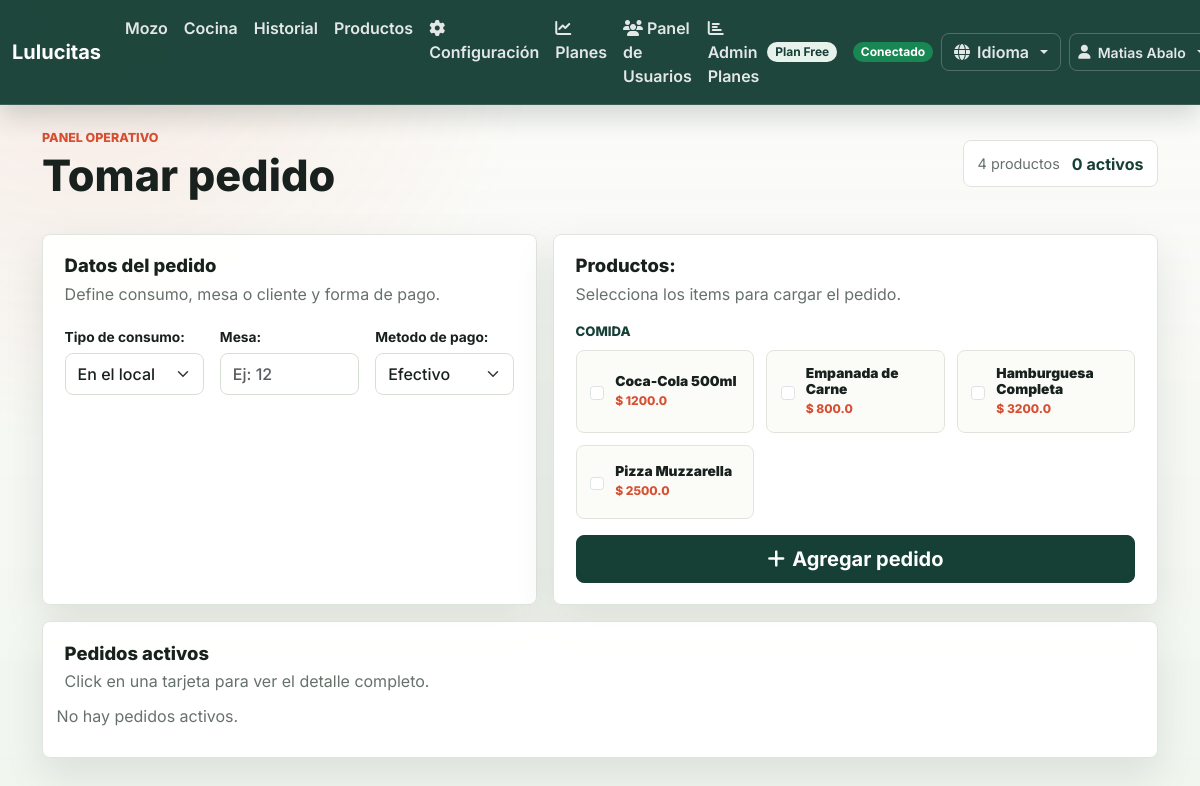
/ (signed in), run on the app's committed database.
### models.py (models this page shows, shortened)
class Restaurante(db.Model):
    id = db.Column(db.Integer, primary_key=True)
    nombre = db.Column(db.String(100), nullable=False)
    slug = db.Column(db.String(50), unique=True, nullable=False)
    direccion = db.Column(db.String(200))
    telefono = db.Column(db.String(20))
    email_contacto = db.Column(db.String(120))
    moneda = db.Column(db.String(10), default="$")
    zona_horaria = db.Column(db.String(50), default="America/Argentina/Buenos_Aires")
    plan = db.Column(db.String(20), default="free")
    fecha_creacion = db.Column(db.DateTime, default=datetime.now)
    activo = db.Column(db.Boolean, default=True)
    api_key = db.Column(db.String(64), unique=True)

class Usuario(UserMixin, db.Model):
    id = db.Column(db.Integer, primary_key=True)
    email = db.Column(db.String(120), unique=True, nullable=False)
    password_hash = db.Column(db.String(128))
    nombre = db.Column(db.String(100), nullable=False)
    es_admin = db.Column(db.Boolean, default=False)
    es_superadmin = db.Column(db.Boolean, default=False)
    activo = db.Column(db.Boolean, default=False)  # por defecto inactivo hasta confirmar email
    confirmado = db.Column(db.Boolean, default=False)
    token_confirmacion = db.Column(db.String(128), nullable=True)
    fecha_creacion = db.Column(db.DateTime, default=datetime.now)
    restaurante_id = db.Column(db.Integer, db.ForeignKey('restaurante.id'), nullable=True)
    restaurante = db.relationship('Restaurante', backref='usuarios')

class Producto(db.Model):
    id = db.Column(db.Integer, primary_key=True)
    nombre = db.Column(db.String(100), nullable=False)
    precio = db.Column(db.Float, nullable=False)
    categoria = db.Column(db.String(30), nullable=False, default="comida")
    activo = db.Column(db.Boolean, default=True)
    restaurante_id = db.Column(db.Integer, db.ForeignKey('restaurante.id'), nullable=False)
    restaurante = db.relationship('Restaurante')

### app.py (the view, shortened to what this page needs)
@app.route("/")
def index_redirect():
    return index_logueado()

### app.py (called while the page is built)
def get_locale():
    if 'language' in session:
        return session['language']
    return 'es'  # Idioma por defecto

@login_manager.user_loader
def load_user(user_id):
    try:
        return Usuario.query.get(int(user_id))
    except Exception as e:
        print(f"Error cargando usuario {user_id}: {e}")
        return None

def get_user_restaurante():
    if not current_user.is_authenticated:
        return None
    return current_user.restaurante_id

@app.route("/dashboard")
@login_required
def index_logueado():
    try:
        restaurante_id = get_user_restaurante()
        productos = Producto.query.filter_by(restaurante_id=restaurante_id, activo=True)\
                                  .order_by(Producto.categoria.asc(), Producto.nombre.asc()).all()
        pedidos = Pedido.query.filter_by(restaurante_id=restaurante_id)\
                             .filter(Pedido.estado != "Entregado")\
                             .order_by(Pedido.fecha.desc()).all()
        return render_template(
            "index.html",
            productos=productos,
            pedidos=pedidos,
            categorias=PRODUCTO_CATEGORIAS
        )
    except Exception as e:
        flash(f'Error cargando dashboard: {str(e)}', 'error')
        return redirect(url_for('setup_inicial'))

### simple_translations.py (called while the page is built)
def get_translation(text, locale='es'):
    if locale in TRANSLATIONS and text in TRANSLATIONS[locale]:
        return TRANSLATIONS[locale][text]
    return text  # Retorna el texto original si no hay traducción

### templates/index.html (shortened to what this page needs)
{% extends "base.html" %}
{% block content %}
<div class="app-dashboard">
  <header class="page-heading">
    <div>
      <span class="section-label">Panel operativo</span>
      <h1>{{ _('Tomar pedido') }}</h1>
    </div>
    <div class="page-stats">
      <span>{{ productos|length }} productos</span>
      <strong>{{ pedidos|length }} activos</strong>
    </div>
  </header>
  <form method="POST" action="{{ url_for('crear_pedido') }}" class="order-layout">
    <section class="surface order-form">
      <div class="section-heading">
        <h2>Datos del pedido</h2>
        <p>Define consumo, mesa o cliente y forma de pago.</p>
      </div>
      <div class="row g-3">
        <div class="col-md-4">
          <label class="form-label">{{ _('Tipo de consumo:') }}</label>
          <select name="tipo_consumo" id="tipo_consumo" class="form-select" required>
            <option value="Local">{{ _('En el local') }}</option>
          </select>
        </div>
        <div class="col-md-4" id="div_mesa">
          <label class="form-label">{{ _('Mesa:') }}</label>
          <input type="text" name="mesa" id="mesa_input" class="form-control" placeholder="Ej: 12">
        </div>
        <div class="col-md-4">
          <label class="form-label">{{ _('Metodo de pago:') }}</label>
          <select name="metodo_pago" id="metodo_pago" class="form-select" required>
            <option value="Efectivo">{{ _('Efectivo') }}</option>
          </select>
        </div>
      </div>
    </section>
    <section class="surface product-picker">
      <div class="section-heading">
        <h2>{{ _('Productos:') }}</h2>
        <p>Selecciona los items para cargar el pedido.</p>
      </div>
      <div class="product-category-list">
        {% for key, label in categorias %}
          {% set productos_categoria = productos|selectattr('categoria', 'equalto', key)|list %}
          {% if productos_categoria %}
          <div class="product-category-group">
            <h3>{{ label }}</h3>
            <div class="product-grid">
              {% for producto in productos_categoria %}
              <label class="product-tile" for="prod{{ producto.id }}">
                <input class="form-check-input" type="checkbox" name="producto" value="{{ producto.id }}" id="prod{{ producto.id }}">
                <span>
                  <strong>{{ producto.nombre }}</strong>
                  <small>$ {{ producto.precio }}</small>
                </span>
              </label>
              {% endfor %}
            </div>
          </div>
          {% endif %}
        {% endfor %}
      </div>
      <button type="submit" class="btn btn-primary btn-lg order-submit">
        <i class="fas fa-plus"></i> {{ _('Agregar pedido') }}
      </button>
    </section>
  </form>
  <section class="surface active-orders">
    <div class="section-heading">
      <h2>{{ _('Pedidos activos') }}</h2>
      <p>Click en una tarjeta para ver el detalle completo.</p>
    </div>
    <div class="row g-3">
      {% for pedido in pedidos %}
      <div class="col-12 col-md-6 col-xl-4">
        <div class="order-card pedido-activo-card"
             data-mesa="{{ pedido.mesa or '' }}"
             data-nombre="{{ pedido.nombre_cliente or '' }}"
             data-direccion="{{ pedido.direccion_cliente or '' }}"
             data-metodo_pago="{{ pedido.metodo_pago }}"
             data-fecha="{{ pedido.fecha.strftime('%d/%m/%Y %H:%M') }}"
             data-ticket="{{ pedido.ticket_numero or '' }}"
             data-titular="{{ pedido.titular or '' }}"
             data-transferencia="{{ pedido.transferencia_info or '' }}"
             data-deuda="{{ pedido.deuda_nombre or '' }}">
          <div class="order-card-head">
            {% if pedido.tipo_consumo == "Local" %}
              <strong>{{ _('Mesa') }} {{ pedido.mesa }}</strong>
            {% else %}
              <strong>{{ pedido.nombre_cliente }}</strong>
            {% endif %}
            <span class="status-chip">{{ pedido.metodo_pago }}</span>
          </div>
          <ul class="list-group list-group-flush order-items">
            {% for item in pedido.items %}
              <li class="list-group-item">
                <span>
                  {% if item.cantidad > 1 %}{{ item.cantidad }}x {% endif %}{{ item.producto.nombre }}
                </span>
                <strong>${{ item.producto.precio * item.cantidad }}</strong>
              </li>
            {% endfor %}
          </ul>
          <div class="order-total">
            <span>Total</span>
            <strong>${{ pedido.total }}</strong>
          </div>
          <div class="card-actions">
            <a href="{{ url_for('editar_pedido', pedido_id=pedido.id) }}" class="btn btn-warning btn-sm">
              <i class="fas fa-pen"></i> {{ _('Editar') }}
            </a>
            <form method="POST" action="{{ url_for('borrar_pedido', pedido_id=pedido.id) }}">
              <button type="submit" class="btn btn-danger btn-sm">
                <i class="fas fa-trash"></i> {{ _('Borrar') }}
              </button>
            </form>
            <form method="POST" action="{{ url_for('entregado', pedido_id=pedido.id) }}">
              <button type="submit" class="btn btn-success btn-sm">
                <i class="fas fa-check"></i> {{ _('Entregado') }}
              </button>
            </form>
          </div>
        </div>
      </div>
      {% else %}
      <p class="empty-state">{{ _('No hay pedidos activos.') }}</p>
      {% endfor %}
    </div>
  </section>
</div>
{% endblock %}

### templates/base.html (shortened to what this page needs)
<!DOCTYPE html>
<html lang="es">
<head>
    <link rel="stylesheet" href="https://cdn.jsdelivr.net/npm/bootstrap@5.3.2/dist/css/bootstrap.min.css">
    <link rel="stylesheet" href="{{ url_for('static', filename='style.css') }}">
</head>
<body class="{% block body_class %}{% endblock %}">
<nav id="main-navbar" class="navbar navbar-expand-lg navbar-verde">
  <div class="container-fluid">
    <a class="navbar-brand fw-bold" href="{{ url_for('index_redirect') }}">
      {% if current_restaurante %}{{ current_restaurante.nombre }}{% else %}Resto App{% endif %}
    </a>
    <div class="collapse navbar-collapse" id="navbarMain">
      {% if current_user.is_authenticated %}
      <ul class="navbar-nav me-auto mb-2 mb-lg-0">
        <li class="nav-item"><a class="nav-link" href="{{ url_for('index_redirect') }}">{{ _('Mozo') }}</a></li>
        <li class="nav-item"><a class="nav-link" href="{{ url_for('cocina') }}">{{ _('Cocina') }}</a></li>
        <li class="nav-item"><a class="nav-link" href="{{ url_for('historial') }}">{{ _('Historial') }}</a></li>
        <li class="nav-item"><a class="nav-link" href="{{ url_for('productos') }}">{{ _('Productos') }}</a></li>
        <li class="nav-item">
          <a class="nav-link" href="{{ url_for('auth.configuracion') }}">
            <i class="fas fa-cog"></i> {{ _('Configuración') }}
          </a>
        </li>
        <li class="nav-item">
          <a class="nav-link" href="{{ url_for('auth.planes') }}">
            <i class="fas fa-chart-line"></i> {{ _('Planes') }}
          </a>
        </li>
        {% if current_user.es_superadmin %}
        <li class="nav-item">
          <a class="nav-link" href="{{ url_for('auth.admin_usuarios') }}">
            <i class="fas fa-users"></i> {{ _('Panel de Usuarios') }}
          </a>
        </li>
        <li class="nav-item">
          <a class="nav-link" href="{{ url_for('auth.admin_planes') }}">
            <i class="fas fa-chart-bar"></i> {{ _('Admin Planes') }}
          </a>
        </li>
        {% endif %}
      </ul>
      <span class="badge bg-info me-3">{{ _('Plan') }} {{ current_restaurante.plan|title }}</span>
      <div class="d-flex align-items-center gap-2">
        <span id="pwa-status" class="badge bg-secondary">{{ _('Conectado') }}</span>
        <div class="dropdown">
          <button class="btn btn-outline-light dropdown-toggle" type="button" data-bs-toggle="dropdown" title="{{ _('Cambiar idioma') }}">
            <i class="fas fa-globe"></i> {{ _('Idioma') }}
          </button>
        </div>
        <div class="dropdown">
          <button class="btn btn-outline-light dropdown-toggle btn-sm" type="button" data-bs-toggle="dropdown">
            <i class="fas fa-user"></i> {{ current_user.nombre }}
          </button>
        </div>
      </div>
      {% endif %}
    </div>
  </div>
</nav>
<main id="main-content" class="{% block main_class %}container my-4{% endblock %}">
  {% block content %}{% endblock %}
</main>
</body>
</html>

### static/style.css (style rules this page uses)
:root { --bg: #f7f8f4; --surface: #ffffff; --surface-soft: #f1f4ec; --ink: #18211d; --muted: #67716b; --line: #dfe5dc; --primary: #163f35; --primary-2: #21624f; --accent: #d84f32; --amber: #d69b2d; --success: #2f7d50; --danger: #9f2f2f; --shadow: 0 16px 40px rgba(21, 42, 34, .10); --radius: 8px; }
* { box-sizing: border-box; }
html { min-height: 100%; }
body { min-height: 100vh; margin: 0; background: radial-gradient(circle at 8% 0%, rgba(216, 79, 50, .10), transparent 28rem), linear-gradient(180deg, rgba(251, 252, 248, .78) 0%, rgba(247, 248, 244, .84) 42%, rgba(238, 244, 236, .86) 100%), url("/static/hero-food-bg.png") center / cover fixed no-repeat; color: var(--ink); font-family: "Inter", Arial, sans-serif; letter-spacing: 0; }
a { color: var(--primary-2); text-decoration: none; }
.navbar-verde { background: rgba(22, 63, 53, .96); border-bottom: 1px solid rgba(255, 255, 255, .12); box-shadow: 0 12px 24px rgba(14, 35, 28, .16); backdrop-filter: blur(12px); }
.navbar-verde .navbar-brand { color: #fff !important; font-weight: 800; letter-spacing: 0; }
.navbar-verde .navbar-nav .nav-link, .navbar-verde .dropdown-toggle, .navbar-verde .btn-outline-light { color: rgba(255, 255, 255, .88) !important; border-color: rgba(255, 255, 255, .22); font-weight: 600; }
.btn { border-radius: var(--radius); font-weight: 700; letter-spacing: 0; min-height: 38px; display: inline-flex; align-items: center; justify-content: center; gap: .45rem; }
.btn-primary, .btn-primary:active, .btn-primary:focus { background: var(--primary) !important; border-color: var(--primary) !important; color: #fff !important; }
.badge { border-radius: 999px; font-weight: 700; }
.badge.bg-info { background: #e8f2ed !important; color: var(--primary) !important; }
.form-label, label { color: var(--ink); font-size: .86rem; font-weight: 700; margin-bottom: .35rem; }
.form-control, .form-select { border: 1px solid #d7dfd4; border-radius: var(--radius); color: var(--ink); min-height: 42px; font-weight: 500; }
.surface, .card, .modal-content { background: rgba(255, 255, 255, .94); border: 1px solid var(--line); border-radius: var(--radius); box-shadow: var(--shadow); backdrop-filter: blur(10px); }
.section-label { color: var(--accent); display: block; font-size: .78rem; font-weight: 800; margin-bottom: .25rem; text-transform: uppercase; }
.section-heading { margin-bottom: 1.15rem; }
.section-heading h2, .section-heading h1, .page-heading h1 { color: var(--ink); font-weight: 800; letter-spacing: 0; line-height: 1.08; margin: 0; }
.section-heading h2 { font-size: 1.15rem; }
.section-heading p, .page-heading p { color: var(--muted); margin: .35rem 0 0; }
.page-heading { align-items: center; display: flex; justify-content: space-between; gap: 1rem; margin-bottom: 1.2rem; }
.page-heading h1 { font-size: clamp(1.8rem, 4vw, 2.7rem); }
.page-stats { align-items: center; background: rgba(255, 255, 255, .92); border: 1px solid var(--line); border-radius: var(--radius); display: flex; gap: .75rem; padding: .65rem .85rem; white-space: nowrap; }
.page-stats span { color: var(--muted); font-size: .9rem; }
.page-stats strong { color: var(--primary); }
.app-dashboard { display: grid; gap: 1rem; }
.order-layout { display: grid; gap: 1rem; grid-template-columns: minmax(0, .9fr) minmax(360px, 1.1fr); }
.order-form, .product-picker, .active-orders, .product-admin { padding: clamp(1rem, 2vw, 1.35rem); }
.product-grid { display: grid; gap: .75rem; grid-template-columns: repeat(auto-fill, minmax(165px, 1fr)); }
.product-category-list { display: grid; gap: 1rem; }
.product-category-group { display: grid; gap: .65rem; }
.product-category-group h3 { color: var(--primary); font-size: .82rem; font-weight: 800; letter-spacing: 0; margin: 0; text-transform: uppercase; }
.product-tile { align-items: center; background: #fbfcf8; border: 1px solid var(--line); border-radius: var(--radius); cursor: pointer; display: flex; gap: .7rem; margin: 0; min-height: 74px; padding: .85rem; transition: border-color .18s ease, transform .18s ease, box-shadow .18s ease; }
.product-tile input { flex: 0 0 auto; }
.product-tile span { display: grid; gap: .15rem; }
.product-tile strong { color: var(--ink); line-height: 1.2; }
.product-tile small { color: var(--accent); font-weight: 800; }
.order-submit { margin-top: 1rem; width: 100%; }
.empty-state { color: var(--muted); margin: 0; padding: .5rem 0; }

### data on the page
Restaurante: nombre "Lulucitas", plan "Free"
Usuario: nombre "Matias Abalo"
Producto: nombre "Coca-Cola 500ml", precio "1200.0"
Producto: nombre "Empanada de Carne", precio "800.0"
Producto: nombre "Hamburguesa Completa", precio "3200.0"
Producto: nombre "Pizza Muzzarella", precio "2500.0"

### other printed values
{{ productos|length }} "4"
{{ pedidos|length }} "0"
{{ label }} "COMIDA"
form field tipo_consumo "En el local"
form field metodo_pago "Efectivo"
